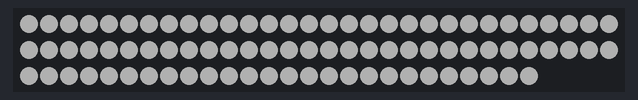
The sketch below on a simulated ESP8266 (NodeMCU). Parts: 86 RGB LEDs in strip order, left to right, continuing on the next row. Dim RGB values are drawn brighter than linear.

Above: at 4.5 s.
At 14.18 s:
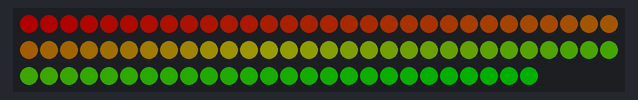
At 18.16 s:
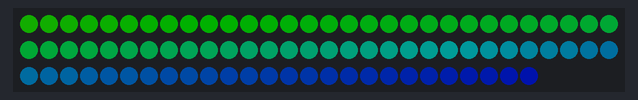
At 22.13 s:
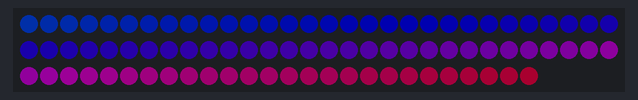
At 30.96 s:
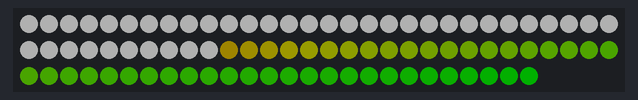
At 39.86 s:
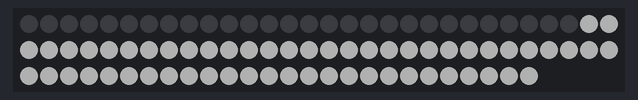

The sketch:

test-12strip.ino
```cpp
#include <Adafruit_NeoPixel.h>
#include <time.h>


#ifdef __AVR__
#include <avr/power.h>
#endif

#define PIN            D6

#define NUMPIXELS      86

Adafruit_NeoPixel pixels = Adafruit_NeoPixel(NUMPIXELS, PIN, NEO_GRB + NEO_KHZ800);

int delayval = 1;

int snake = 0;


int bubbleA[] = {0,1};
int bubbleB[] = {2,3};
int bubbleC[] = {4,5};
int bubbleD[] = {6,7};
int bubbleE[] = {8,9};
int bubbleF[] = {10,11};

int bubbleA_color[] = {13, 94, 173};
int bubbleB_color[] = {255, 37, 50};
int bubbleC_color[] = {253, 253, 0};
int bubbleD_color[] = {13, 94, 173};
int bubbleE_color[] = {0, 152, 5};
int bubbleF_color[] = {32, 252, 203};


void setup(void) {


  Serial.begin(115200);

  pixels.begin();
  pixels.setBrightness(55);
}

void loop(void) {
  allWhite();
  delay(5000);
  allOff();
  rainbow(50);

  elasticStandard();


  /*
  for (int i = 0; i < 1000; i++) {


    setBubbleColor(bubbleA, sizeof(bubbleA)/sizeof(int), pixels.ColorHSV( map(i,0,1000, 0, 10000)));
    setBubbleColor(bubbleB, sizeof(bubbleB)/sizeof(int), pixels.ColorHSV( map(i,0,1000, 10000, 20000)));
    setBubbleColor(bubbleC, sizeof(bubbleC)/sizeof(int), pixels.ColorHSV( map(i,0,1000, 20000, 30000)));
    setBubbleColor(bubbleD, sizeof(bubbleD)/sizeof(int), pixels.ColorHSV( map(i,0,1000, 30000, 40000)));
    setBubbleColor(bubbleE, sizeof(bubbleE)/sizeof(int), pixels.ColorHSV( map(i,0,1000, 40000, 50000)));
    setBubbleColor(bubbleF, sizeof(bubbleE)/sizeof(int), pixels.ColorHSV( map(i,0,1000, 50000, 65000)));


  }
*/

  //inhale_exhale_fire();


  /*


  delay(5000);

  rainbow(100);
  rainbow(90);
  rainbow(80);
  rainbow(70);
  rainbow(60);
  rainbow(50);
  rainbow(40);
  rainbow(5);


  */


}


void inhale_exhale_fire(){
 for (int i = 0; i < 100; i++) {
  flame(i);
  pixels.show();
  delay(1);
 }
 for (int i = 100; i > 0; i--) {
  flame(i);
  pixels.show();
  delay(1);
 }

}

void flame(int i){

   setBubbleColor(bubbleA, sizeof(bubbleA)/sizeof(int), pixels.ColorHSV( map(i,0,100, 5000, 0)));
   setBubbleColor(bubbleB, sizeof(bubbleB)/sizeof(int), pixels.ColorHSV( map(i,0,100, 2000, 3000)));
   setBubbleColor(bubbleC, sizeof(bubbleC)/sizeof(int), pixels.ColorHSV( map(i,0,100, 1000, 2000)));
   setBubbleColor(bubbleD, sizeof(bubbleD)/sizeof(int), pixels.ColorHSV( map(i,0,100, 0, 5000)));
   setBubbleColor(bubbleE, sizeof(bubbleE)/sizeof(int), pixels.ColorHSV( map(i,0,100, 4000, 6000)));
   setBubbleColor(bubbleF, sizeof(bubbleE)/sizeof(int), pixels.ColorHSV( map(i,0,100, 6000, 10000)));
}


// Input a value 0 to 255 to get a color value.
// The colours are a transition r - g - b - back to r.
uint32_t Wheel(byte WheelPos) {
  WheelPos = 255 - WheelPos;
  if (WheelPos < 85) {
    return pixels.Color(255 - WheelPos * 3, 0, WheelPos * 3);
  }
  if (WheelPos < 170) {
    WheelPos -= 85;
    return pixels.Color(0, WheelPos * 3, 255 - WheelPos * 3);
  }
  WheelPos -= 170;
  return pixels.Color(WheelPos * 3, 255 - WheelPos * 3, 0);
}

void rainbow(uint8_t wait) {
  uint16_t i, j;

  for (j = 0; j < 256; j++) {
    for (i = 0; i < pixels.numPixels(); i++) {
      pixels.setPixelColor(i, Wheel((i + j) & 255));
    }
    pixels.show();
    delay(wait);
  }
}


void allWhite(){
  uint16_t i, j;
  for (i = 0; i < pixels.numPixels(); i++) {
      pixels.setPixelColor(i, 255, 255, 255);
      pixels.show();
      delay(50);
  }
}

void allOff(){
  uint16_t i, j;
  for (i = 0; i < pixels.numPixels(); i++) {
      pixels.setPixelColor(i, 0, 0, 0);
      pixels.show();
      delay(50);
  }
}

void elasticStandard() {

  setBubbleColor(bubbleA, sizeof(bubbleA)/sizeof(int), pixels.Color(255, 0, 0) );
  setBubbleColor(bubbleB, sizeof(bubbleB)/sizeof(int), pixels.Color(255, 0, 0) );
  pixels.show();
  delay(200);

    for (int i = 0; i < sizeof(bubbleB) / sizeof(int); i++) {
      pixels.setPixelColor(bubbleB[i], bubbleB_color[0], bubbleB_color[1], bubbleA_color[2]);
    }

    pixels.show();
    delay(200);

    for (int i = 0; i < sizeof(bubbleC) / sizeof(int); i++) {
       pixels.setPixelColor(bubbleC[i], bubbleC_color[0], bubbleC_color[1], bubbleC_color[2]);
    }

    pixels.show();
    delay(200);

    for (int i = 0; i < sizeof(bubbleD) / sizeof(int); i++) {
      pixels.setPixelColor(bubbleD[i], bubbleD_color[0], bubbleD_color[1], bubbleD_color[2]);
    }

    pixels.show();
    delay(200);

    for (int i = 0; i < sizeof(bubbleE) / sizeof(int); i++) {
      pixels.setPixelColor(bubbleE[i], bubbleE_color[0], bubbleE_color[1], bubbleE_color[2]);
    }

    pixels.show();
    delay(200);

    for (int i = 0; i < sizeof(bubbleF) / sizeof(int); i++) {
      pixels.setPixelColor(bubbleF[i], bubbleF_color[0], bubbleF_color[1], bubbleF_color[2]);
    }

    pixels.show();
    delay(200);


}


void setBubbleColor(int bubble[], uint8_t size, uint32_t color) {
  for (int i = 0; i < size; i++) {
      pixels.setPixelColor(bubble[i], color);
   }
}
```
